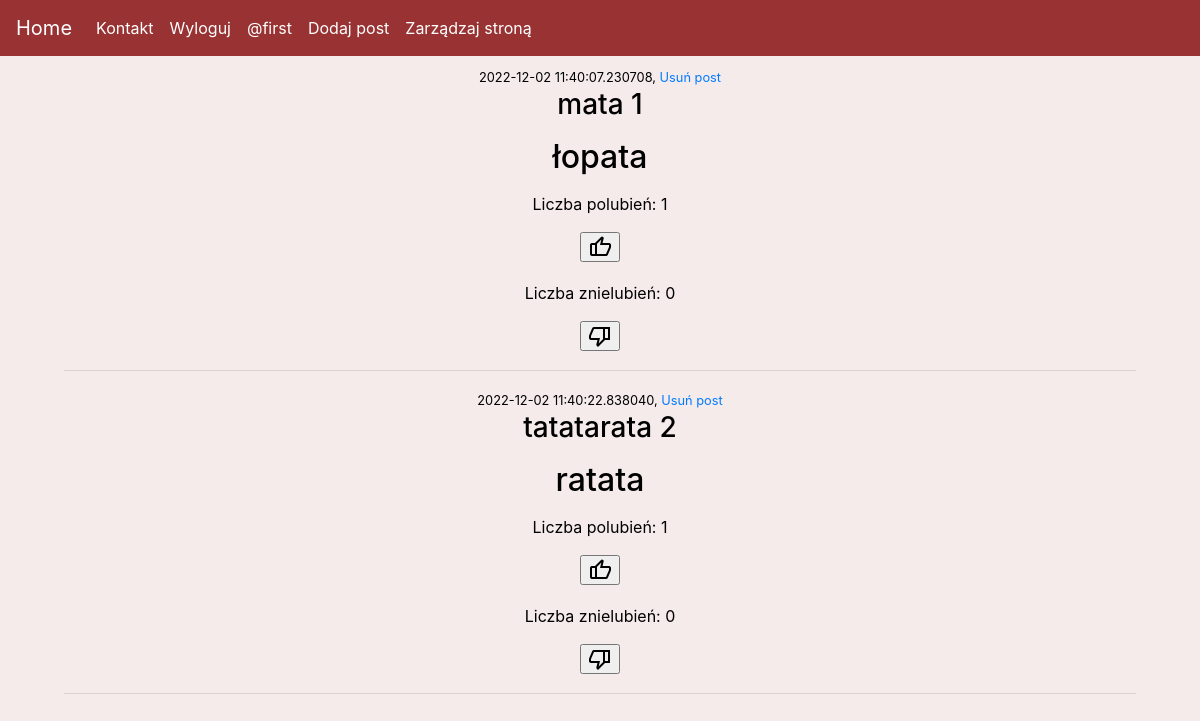
Page / (signed in) on the earlier database version.
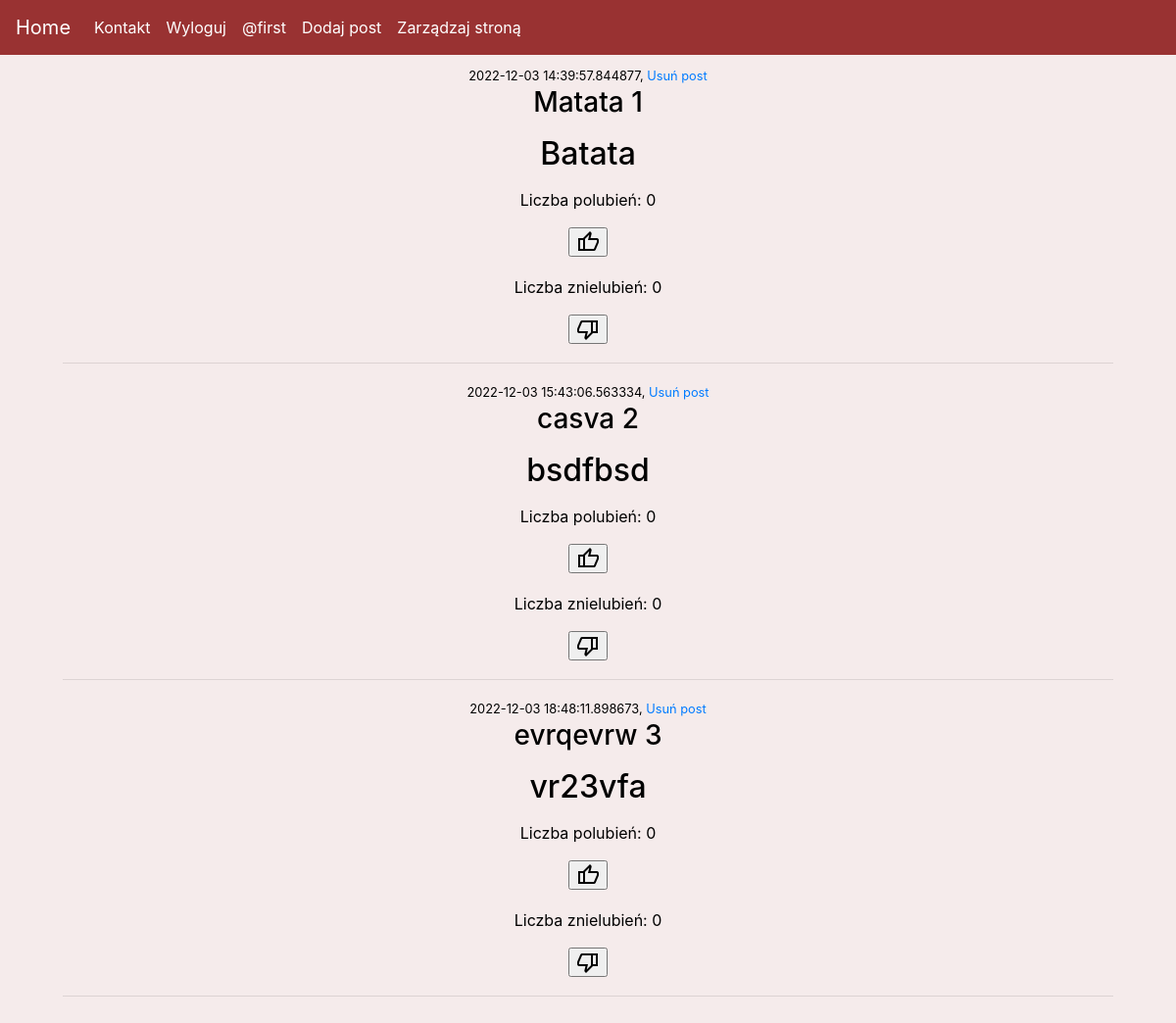
Same page on the later database version.
### kwiaciarnia/models.py (models this page shows, shortened)
class Posts(db.Model):
    id = db.Column(db.Integer(), primary_key=True)
    title = db.Column(db.String(length=128))
    body = db.Column(db.Text())
    added = db.Column(db.DateTime(), default=datetime.datetime.now())
    likes = db.Column(db.Integer(), default=0)
    dislikes = db.Column(db.Integer(), default=0)

### kwiaciarnia/routes.py (the view)
@app.route("/")
def home():
    all_posts = Posts.query.all()
    likes = Post_likes()
    dislike = Post_dislikes()
    return render_template('index.html', all_posts=all_posts, likes=likes, dislike=dislike)

### kwiaciarnia/models.py (called while the page is built)
@login_manager.user_loader
def load_user(user_id):
    return User.query.get(int(user_id))

### kwiaciarnia/templates/index.html (shortened to what this page needs)
{% extends 'base.html' %}
{% block content %}
<div class="position-relative overflow-hidden p-3 p-md-5 m-md-3 text-center" style="color:black">
    {% include 'includes/feed.html' %}
</div>
{% endblock %}

### kwiaciarnia/templates/includes/feed.html (shortened to what this page needs)
<div>
    {% for post in all_posts %}
        <small>{{post.added}}, <a href="{{ url_for('delete_post', id=post.id ) }}">Usuń post</a></small>
        <h3>{{post.title}}  {{post.id}}</h3>
        <p><h2>{{post.body}}</h2></p>
        <div class="buttons">
            <p>Liczba polubień: {{likes.query.filter_by(post_like=post.id).count()}}</p>
            {% if current_user.is_authenticated %}
                <form action="{{ url_for('like_result', pk=post.id) }}" method="post">
                    {% if likes.query.filter_by(post_like=post.id, user_like=current_user.id).first() %}
                    <p>
                        <span class="material-symbols-rounded">
                            <input type="submit" value="thumb_up">
                        </span>
                    </p>
                    {% else %}
                    <p>
                        <span class="material-symbols-outlined">
                            <input type="submit" value="thumb_up">
                        </span>
                    </p>
                    {% endif %}
                </form>
            {% endif %}
        </div>
        <div>
            <p>Liczba znielubień: {{dislike.query.filter_by(post_dislike=post.id).count()}}</p>
            {% if current_user.is_authenticated %}
                <form action="{{ url_for('dislike_result', pk=post.id) }}" method="post">
                    {% if dislike.query.filter_by(post_dislike=post.id, user_dislike=current_user.id).first(): %}
                    <p>
                        <span class="material-symbols-rounded">
                            <input type="submit" value="thumb_down">
                        </span>
                    </p>
                    {% else %}
                    <p>
                        <span class="material-symbols-outlined">
                            <input type="submit" value="thumb_down">
                        </span>
                    </p>
                    {% endif %}
                </form>
            {% endif %}
        </div>
        <hr>
    {% endfor %}
</div>

Differences in the rows shown:
changed Posts id 1: added "2022-12-02 11:40:07.230708" → "2022-12-03 14:39:57.844877"; title "mata" → "Matata"; body "łopata" → "Batata"; query.filter_by "1" → "0"
changed Posts id 2: added "2022-12-02 11:40:22.838040" → "2022-12-03 15:43:06.563334"; title "tatatarata" → "casva"; body "ratata" → "bsdfbsd"; query.filter_by "1" → "0"
added Posts: added "2022-12-03 18:48:11.898673", title "evrqevrw", id "3", body "vr23vfa", query.filter_by "0"
